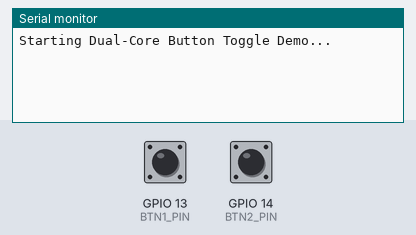
Simulated run of this sketch. Board: ESP32. On the bench: the last lines printed to the serial monitor. Inputs (shaded band) come from the test bench; at power-on: GPIO 13 (BTN1_PIN) HIGH, GPIO 14 (BTN2_PIN) HIGH.

Above: at 1.7 s.
1.8 s: GPIO 13 (BTN1_PIN) pulled LOW for 0.15 s
At 2.9 s:
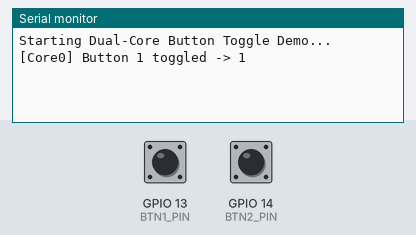
3.4 s: GPIO 14 (BTN2_PIN) pulled LOW for 0.15 s
At 4.2 s:
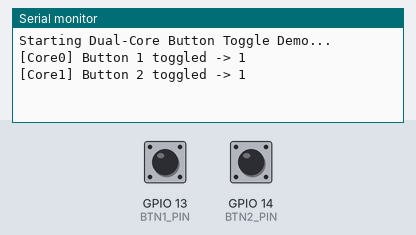
5.0 s: GPIO 13 (BTN1_PIN) pulled LOW for 1 s
At 5.5 s:
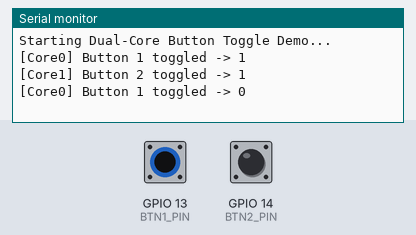
7.5 s: GPIO 14 (BTN2_PIN) pulled LOW for 1 s
At 8.6 s:
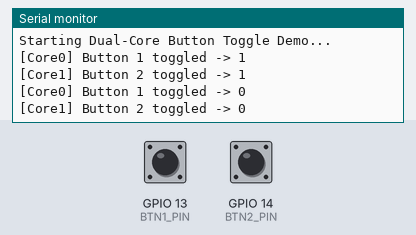

The sketch:

program.ino
```cpp
#include <Arduino.h>

#define BTN1_PIN 13
#define BTN2_PIN 14

TaskHandle_t taskBtn1;
TaskHandle_t taskBtn2;

volatile bool stateBtn1 = false;
volatile bool stateBtn2 = false;

void btn1Task(void *param) {
  pinMode(BTN1_PIN, INPUT_PULLUP);
  bool lastState = HIGH;

  for (;;) {
    bool current = digitalRead(BTN1_PIN);
    if (current == LOW && lastState == HIGH) {
      stateBtn1 = !stateBtn1;
      Serial.printf("[Core0] Button 1 toggled -> %d\n", stateBtn1);
      vTaskDelay(pdMS_TO_TICKS(250));
    }
    lastState = current;
    vTaskDelay(pdMS_TO_TICKS(10));
  }
}

void btn2Task(void *param) {
  pinMode(BTN2_PIN, INPUT_PULLUP);
  bool lastState = HIGH;

  for (;;) {
    bool current = digitalRead(BTN2_PIN);
    if (current == LOW && lastState == HIGH) {
      stateBtn2 = !stateBtn2;
      Serial.printf("[Core1] Button 2 toggled -> %d\n", stateBtn2);
      vTaskDelay(pdMS_TO_TICKS(250));
    }
    lastState = current;
    vTaskDelay(pdMS_TO_TICKS(10));
  }
}

void setup() {
  Serial.begin(115200);
  delay(500);
  Serial.println("Starting Dual-Core Button Toggle Demo...");

  xTaskCreatePinnedToCore(btn1Task, "Button1Task", 2048, NULL, 1, &taskBtn1, 0);
  xTaskCreatePinnedToCore(btn2Task, "Button2Task", 2048, NULL, 1, &taskBtn2, 1);
}

void loop() {
  vTaskDelay(pdMS_TO_TICKS(1000));
}
```

Measured:
- after the input at 1.8 s, the serial monitor: prints a new line at once (image 1)
- after the input at 3.4 s, the serial monitor: prints a new line at once (image 2)
- after the input at 5.0 s, the serial monitor: prints a new line at once (image 3)
- after the input at 7.5 s, the serial monitor: prints a new line at once (image 4)
